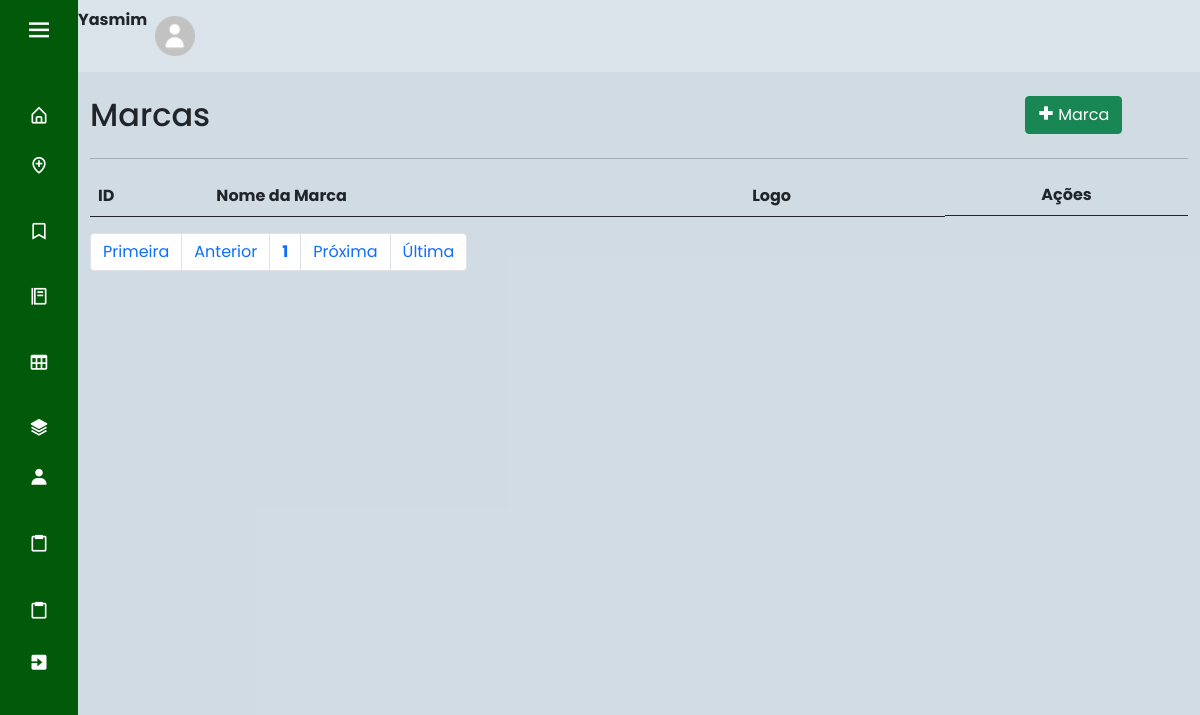
The app's page /index.php?page=lista_marca (signed in), older data.
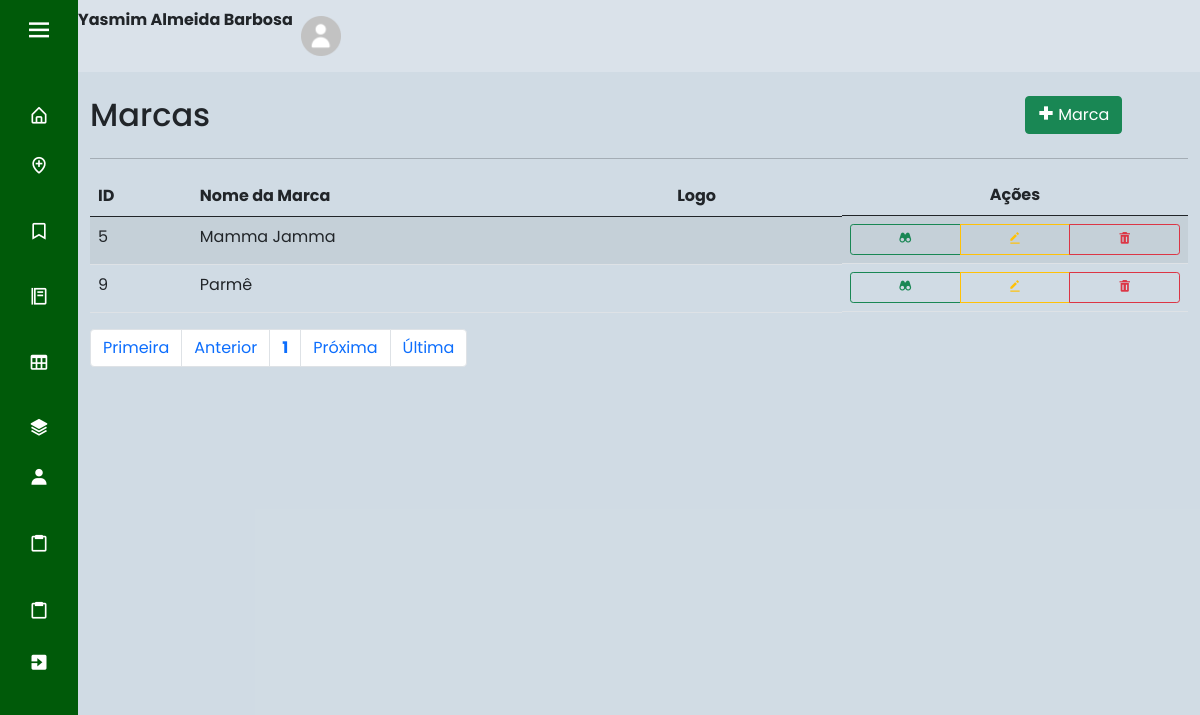
The same page, newer data.
### tables this page shows
CREATE TABLE IF NOT EXISTS `usuario` (
  `id_cli` int(11) NOT NULL AUTO_INCREMENT,
  `nome` varchar(45) NOT NULL,
  `email` varchar(45) NOT NULL,
  `senha` varchar(100) NOT NULL,
  `nivel` int(1) DEFAULT NULL,
  `ativo` tinyint(1) DEFAULT NULL,
  `foto` varchar(1000) DEFAULT NULL,
  PRIMARY KEY (`id_cli`),
  KEY `nivel` (`nivel`)
);

CREATE TABLE IF NOT EXISTS `marca_rede` (
  `id_marca` int(11) NOT NULL AUTO_INCREMENT,
  `nome_marca` varchar(45) NOT NULL,
  `logo_marca` varchar(1000) DEFAULT NULL,
  PRIMARY KEY (`id_marca`)
);

### sis/marca_rede/lista_marca.php (the view, shortened to what this page needs)
<div id="main" class="container-fluid">
	<div id="top" class="row">
		<div class="col-md-10">
			<h2>Marcas</h2>
		</div>
		<div class="col-md-2">
			<a href="?page=fcad_marca" class="btn btn-success pull-right h2"><i class='bx bx-plus-medical'></i> Marca</a>
		</div>
	</div>
	<hr/>
	<div id="list" class="row">
		<div class="table-responsive col-md-12">
			<?php
				$quantidade = 5;
				$pagina = (isset($_GET['pagina'])) ? (int)$_GET['pagina'] : 1;
				$inicio = ($quantidade * $pagina) - $quantidade;
				$data = mysqli_query($con, "select * from marca_rede order by id_marca asc limit $inicio, $quantidade;") or die(mysqli_error("ERRO: ".$con));
				echo "<table class='table table-striped' cellspacing='0' cellpading='0'>";
				echo "<thead><tr>";
				echo "<td><strong>ID</strong></td>";
				echo "<td><strong>Nome da Marca</strong></td>";
				echo "<td><strong>Logo</strong></td>";
				echo "<td class='actions d-flex justify-content-center'><strong>Ações</strong></td>";
				echo "</tr></thead><tbody>";
				while($info = mysqli_fetch_array($data)){
					echo "<tr>";
					echo "<td>".$info['id_marca']."</td>";
					echo "<td>".$info['nome_marca']."</td>";
					echo "<td>".$info['logo_marca']." </td>";
					echo "<td class='actions btn-group btn-group-sm d-flex justify-content-center'>";
					echo "<a class='btn btn-outline-success btn-xs' href=?page=view_marca&id_marca=".$info['id_marca']."> <i class='bx bxs-binoculars'></i> </a>";
					echo "<a class='btn btn-outline-warning btn-xs' href=?page=fedit_marca&id_marca=".$info['id_marca']."> <i class='bx bxs-edit-alt'></i> </a>";
					echo "<button type='button' class='btn btn-outline-danger btn-xs' data-bs-toggle='modal' data-bs-target='#mdexcldisc".$info['id_marca']."'><i class='bx bxs-trash'></i></button></td>";
				}
				echo "</tr></tbody></table>";
			?>
		</div>
	</div>
	<div id="bottom" class="row">
			<div class="col-md-12">
				<?php
					$sqlTotal 		= "select id_marca from marca_rede;";
					$qrTotal  		= mysqli_query($con, $sqlTotal) or die (mysqli_error());
					$numTotal 		= mysqli_num_rows($qrTotal);
					$totalpagina = (ceil($numTotal/$quantidade)<=0) ? 1 : ceil($numTotal/$quantidade);
					$anterior = (($pagina-1) <= 0) ? 1 : $pagina - 1;
					$posterior = (($pagina+1) >= $totalpagina) ? $totalpagina : $pagina+1;
					echo "<ul class='pagination'>";
					echo "<li class='page-item'><a class='page-link' href='?page=lista_marca&pagina=1'> Primeira</a></li> ";
					echo "<li class='page-item'><a class='page-link' href=\"?page=lista_marca&pagina=$anterior\"> Anterior</a></li> ";
					echo "<li class='page-item'><a class='page-link' href='?page=lista_marca&pagina=".$pagina."'><strong>".$pagina."</strong></a></li> ";
					echo "<li class='page-item'><a class='page-link' href=\"?page=lista_marca&pagina=$posterior\"> Pr&oacute;xima</a></li> ";
					echo "<li class='page-item'><a class='page-link' href=\"?page=lista_marca&pagina=$totalpagina\"> &Uacute;ltima</a></li></ul>";
				?>
			</div>
	</div>
</div>

### index.php (shortened to what this page needs)
<!doctype html>
<html lang="pt-br">
  <head>
    <link rel="stylesheet" href="css/style.css">
    <link href='https://unpkg.com/boxicons@2.0.7/css/boxicons.min.css' rel='stylesheet'>
    <link href="https://cdn.jsdelivr.net/npm/bootstrap@5.0.2/dist/css/bootstrap.min.css" rel="stylesheet">
  </head>
  <body>
    <?php
      include "base/config.php";
      switch($_SESSION['UsuarioNivel']){
        case 3: include "base/sidebar3.php"; break; exit;
      }
    ?>
  <section class="home-section">
      <nav class="navbar navbar-expand-sm" style="background-color: rgba(255, 255, 255, 0.2);">
      <?php
          if(isset($_SESSION["UsuarioID"])) {
              $usuario_id = $_SESSION["UsuarioID"];
          } else{
              header("location: base/index2.php");
              exit;
          }
          $sql = "select * from usuario where id_cli = '$usuario_id'";
          $result = mysqli_query($con, $sql);
          if($result){
            $row = mysqli_fetch_assoc($result);
            $nome = $row['nome'];
      ?>
        <ul class="navbar-nav ml-auto">
          <li class="nav-item" style="font-weight: bold;">
            <?php echo'' .$nome. '';?>
          </li>
          <li class="nav-item">
            <a class="nav-link" href="base/dados.php"><img src="img/home-perfil.png" width="40" height="40"></a>
          </li>
        </ul>
      </nav>
      <br>
      <?php
        } else{
              echo "Erro na consulta:" .mysqli_error($con);
            }
      ?>
    <?php
      include "base/ch_pages.php";
    ?>
    </section>
  </body>
</html>

Row changes from the older to the newer data that the page shows:
changed usuario: nome "Yasmim" → "Yasmim Almeida Barbosa"
added marca_rede: id_marca "5", nome_marca "Mamma Jamma"
added marca_rede: id_marca "9", nome_marca "Parmê"
